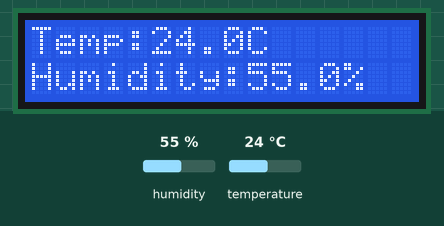
The program below on a simulated Raspberry Pi (BCM pin numbers). On the bench: 16×2 character LCD. The test bench sets the inputs (shaded band); at power-on: humidity 55 %, temperature 24 °C. At 0.8 s the program stops and its outputs stay as they are.

Above: at 0.9 s.

The program:

tempHumidLCD.py
```python
import RPi.GPIO as GPIO
import Adafruit_DHT
import I2C_LCD_driver

mylcd = I2C_LCD_driver.lcd()
sensor = Adafruit_DHT.DHT22
pin = 16

GPIO.setwarnings(False)
GPIO.setmode(GPIO.BCM)
GPIO.cleanup()

humidity, temperature = Adafruit_DHT.read_retry(sensor, pin)
temp = 'Temp:{0:0.1f}C'.format(temperature)
humid = 'Humidity:{1:0.1f}%'.format(temperature,humidity)
mylcd.lcd_display_string(temp, 1)
mylcd.lcd_display_string(humid, 2)
```
